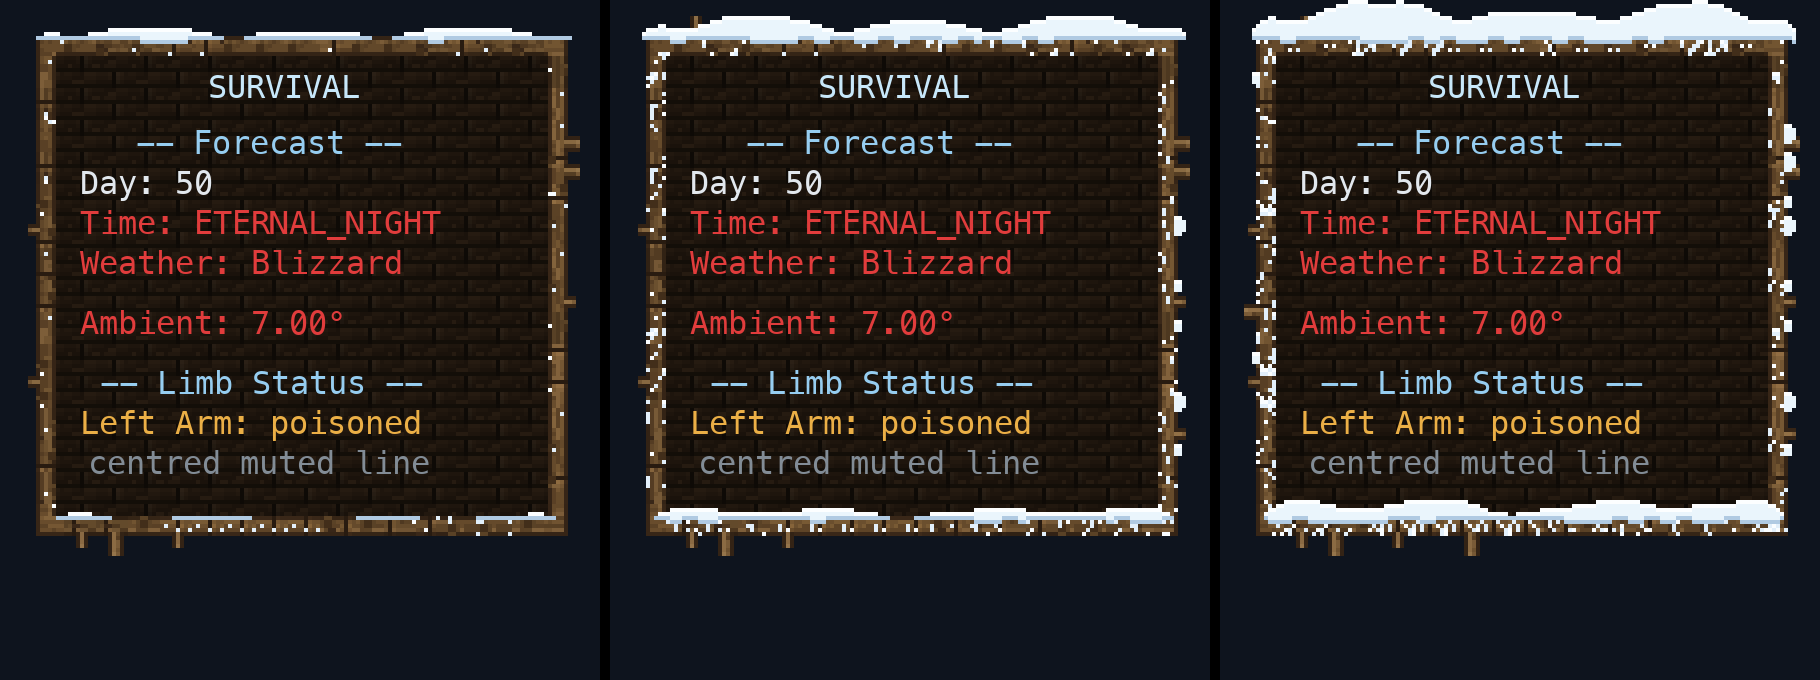

Write the Python code that produced this figure.
#!/usr/bin/env python3
"""Renders the survival HUD for clear / snow / blizzard weather into tools/hud/preview.png, using the real drawing code
in startup_scripts/survival_hud_render.js and the real textures. No game launch needed.

    python3 kubejs/tools/hud/preview.py            (needs node and Pillow)

Edit preview.json to change the title and lines. Colours, sizes, pile heights etc. are the constants at the top of the
render script; textures come from gen_textures.py. Text uses a stand-in font, so widths are approximate."""
import json, re, subprocess, sys
from pathlib import Path
from PIL import Image, ImageDraw, ImageFont

HERE = Path(__file__).resolve().parent
KUBEJS = HERE.parents[1]
SCRIPT = KUBEJS / 'startup_scripts' / 'survival_hud_render.js'
ASSETS = KUBEJS / 'assets'
SCALE = 4
SCREEN_W, SCREEN_H = 200, 170

proc = subprocess.run(['node', str(HERE / 'record_hud.js'), str(HERE / 'preview.json'), str(SCRIPT)], capture_output=True, text=True)
if proc.returncode != 0:
    sys.exit('render script failed:\n' + proc.stderr)
data = json.loads(proc.stdout)

gen = (HERE / 'gen_textures.py').read_text()
m = re.search(r"'VARIANTS':\s*(\d+)", gen)
if m and int(m.group(1)) != data['variants']:
    print(f"WARNING: gen_textures.py VARIANTS={m.group(1)} but HUD_VARIANTS={data['variants']} in the render script")

try:
    font = ImageFont.truetype('/System/Library/Fonts/Menlo.ttc', 8 * SCALE)
except OSError:
    font = ImageFont.load_default()
textures = {}
def texture(name):
    if name not in textures:
        ns, path = name.split(':')
        textures[name] = Image.open(ASSETS / ns / path).convert('RGBA')
    return textures[name]

panels = []
for weather in ('clear', 'snow', 'blizzard'):
    img = Image.new('RGBA', (SCREEN_W * SCALE, SCREEN_H * SCALE), (14, 20, 30, 255))
    for op in data[weather]:
        kind = op[0]
        if kind == 'fill':
            _, x0, y0, x1, y1, c = op
            a, r, g, b = c >> 24, (c >> 16) & 255, (c >> 8) & 255, c & 255
            layer = Image.new('RGBA', (max(0, x1 - x0) * SCALE, max(0, y1 - y0) * SCALE), (r, g, b, a))
            img.alpha_composite(layer, (x0 * SCALE, y0 * SCALE)) if x0 >= 0 and y0 >= 0 else None
        elif kind == 'blit':
            _, tex, x, y, u, v, w, h, tw, th = op
            tile = texture(tex).crop((u, v, u + w, v + h)).resize((w * SCALE, h * SCALE), Image.NEAREST)
            if x >= 0 and y >= 0:
                img.alpha_composite(tile, (x * SCALE, y * SCALE))
        elif kind == 'text':
            _, text, x, y, c = op
            ImageDraw.Draw(img).text((x * SCALE, y * SCALE - SCALE), text, font=font, fill=((c >> 16) & 255, (c >> 8) & 255, c & 255, 255))
    panels.append(img.crop(((SCREEN_W - 10 - 128 - 12) * SCALE, 0, SCREEN_W * SCALE, SCREEN_H * SCALE)))

out = Image.new('RGBA', (sum(p.width for p in panels) + 20, panels[0].height), (0, 0, 0, 255))
x = 0
for p in panels:
    out.alpha_composite(p, (x, 0)); x += p.width + 10
dest = HERE / 'preview.png'
out.convert('RGB').save(dest)
print('wrote', dest)
